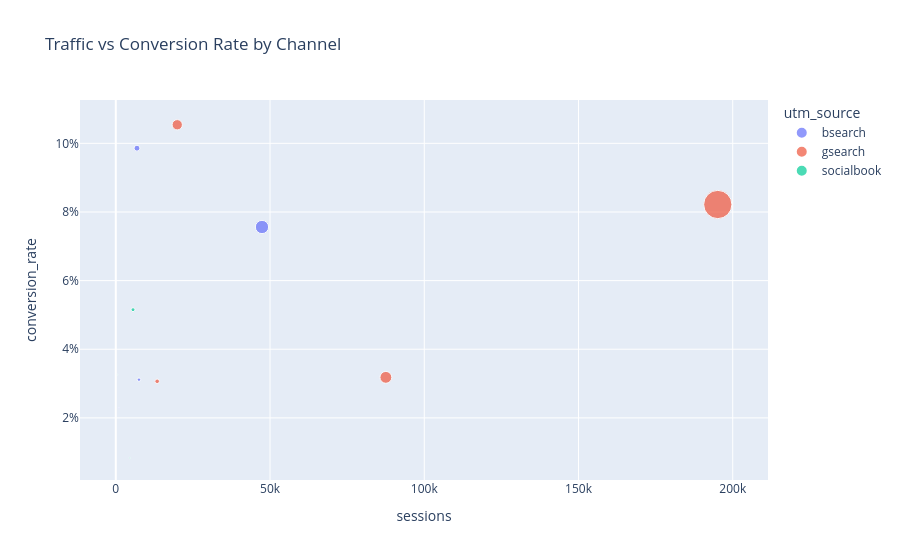

This figure's notebook cell:
### Code cell
fig = px.scatter(
    channel_summary,
    x="sessions",
    y="conversion_rate",
    size="revenue",
    color="utm_source",
    title="Traffic vs Conversion Rate by Channel",
    hover_name="utm_source"
)
fig.update_yaxes(tickformat=".0%")
fig.show()

### Figure 1 — Plotly figure (JSON) as saved in the notebook; plotly's stock layout.template omitted (floating-point values rounded to 4 significant figures)
{"data": [{"hovertemplate": "<b>%{hovertext}</b><br><br>utm_source=bsearch<br>sessions=%{x}<br>conversion_rate=%{y}<br>revenue=%{marker.size}<extra></extra>", "hovertext": ["bsearch", "bsearch", "bsearch", "bsearch"], "legendgroup": "bsearch", "marker": {"color": "#636efa", "size": [41650.0, 1464.0, 211400.0, 14130.0], "sizemode": "area", "sizeref": 2390.0, "symbol": "circle"}, "mode": "markers", "name": "bsearch", "orientation": "v", "showlegend": true, "type": "scatter", "x": [6867, 1047, 47395, 7514], "xaxis": "x", "y": [0.09859, 0.02292, 0.07562, 0.03114], "yaxis": "y"}, {"hovertemplate": "<b>%{hovertext}</b><br><br>utm_source=gsearch<br>sessions=%{x}<br>conversion_rate=%{y}<br>revenue=%{marker.size}<extra></extra>", "hovertext": ["gsearch", "gsearch", "gsearch", "gsearch"], "legendgroup": "gsearch", "marker": {"color": "#EF553B", "size": [126800.0, 24930.0, 956000.0, 168400.0], "sizemode": "area", "sizeref": 2390.0, "symbol": "circle"}, "mode": "markers", "name": "gsearch", "orientation": "v", "showlegend": true, "type": "scatter", "x": [19922, 13407, 195155, 87551], "xaxis": "x", "y": [0.1054, 0.03066, 0.08218, 0.03181], "yaxis": "y"}, {"hovertemplate": "<b>%{hovertext}</b><br><br>utm_source=socialbook<br>sessions=%{x}<br>conversion_rate=%{y}<br>revenue=%{marker.size}<extra></extra>", "hovertext": ["socialbook", "socialbook", "socialbook"], "legendgroup": "socialbook", "marker": {"color": "#00cc96", "size": [18520.0, 1158.0, 2585.0], "sizemode": "area", "sizeref": 2390.0, "symbol": "circle"}, "mode": "markers", "name": "socialbook", "orientation": "v", "showlegend": true, "type": "scatter", "x": [5590, 522, 4573], "xaxis": "x", "y": [0.05152, 0.03257, 0.00831], "yaxis": "y"}], "layout": {"legend": {"itemsizing": "constant", "title": {"text": "utm_source"}, "tracegroupgap": 0}, "title": {"text": "Traffic vs Conversion Rate by Channel"}, "xaxis": {"anchor": "y", "domain": [0, 1], "title": {"text": "sessions"}}, "yaxis": {"anchor": "x", "domain": [0, 1], "tickformat": ".0%", "title": {"text": "conversion_rate"}}}}
